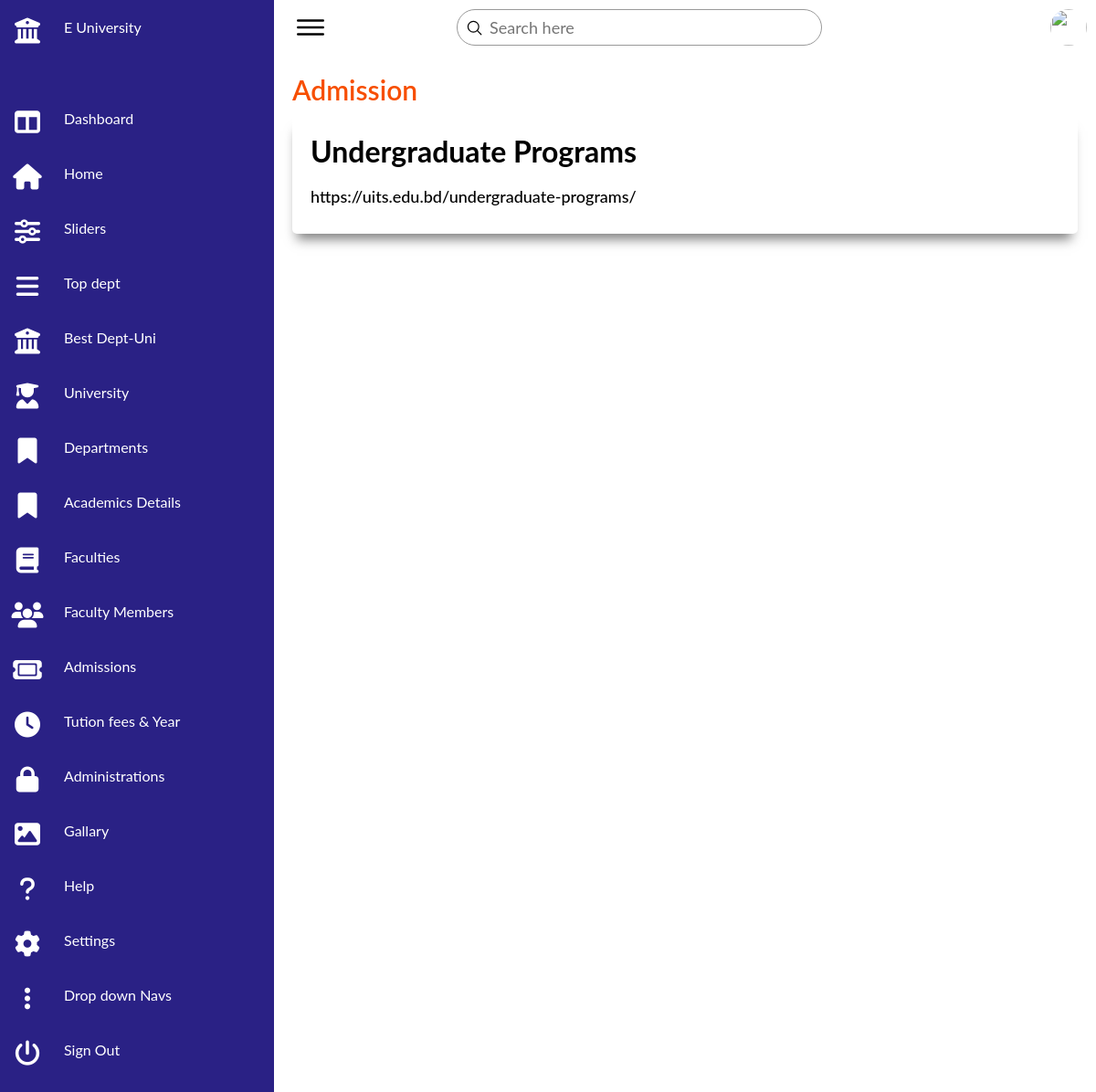
/view-admission.php?id=1, run on the app's committed database.
### tables this page shows
CREATE TABLE `admission` (
  `id` int NOT NULL,
  `name` varchar(255) NOT NULL,
  `web` varchar(255) NOT NULL,
  `university_id` int NOT NULL
);

### view-admission.php (the view, shortened to what this page needs)
<!DOCTYPE html>
<html lang="en">
<head>
    <link rel="stylesheet" href="https://cdnjs.cloudflare.com/ajax/libs/font-awesome/6.2.1/css/all.min.css">
    <link rel="stylesheet" href="css/admin.css">
    <link rel="stylesheet" href="css/style.css">
</head>
<body>
    <div class="container">
        <?php include_once 'admin-nav.php'?>
        <div class="main">
            <div class="topbar">
                <div class="toggle">
                    <ion-icon name="menu-outline"></ion-icon>
                </div>
                <div class="search">
                    <label>
                        <input type="text" placeholder="Search here">
                        <ion-icon name="search-outline"></ion-icon>
                    </label>
                </div>
                <div class="user">
                    <img src="assets/imgs/customer01.jpg" alt="">
                </div>
            </div>
            <div class="table">
                <div class="text">
                    <h1>Admission </h1>
                </div>
                <?php
                include_once 'config.php';
                $id = $_GET['id'];
                $sql = "SELECT * FROM admission WHERe id = '$id'";
                $result = mysqli_query($conn,$sql);
                if(mysqli_num_rows($result)>0){
                    while($row = mysqli_fetch_assoc($result)){
                ?>
               <div class="view-category">
                <h1><?= $row['name']?></h1>
                <br>
                <p><?= $row['web']?></p>
                <?php } } ?>
            </div>
        </div>
    </div>
</body>
</html>

### css/admin.css (style rules this page uses)
* { font-family: "Ubuntu", sans-serif; margin: 0; padding: 0; box-sizing: border-box; }
:root { --blue: #2a2185; --white: #fff; --gray: #f5f5f5; --black1: #222; --black2: #999; }
body { overflow-x: hidden; }
.container { position: relative; width: 100%; display: flex; justify-content: space-between; align-items: center; height: 100%; }
.main { position: absolute; width: calc(100% - 300px); left: 300px; height: 100%; background: var(--white); transition: 0.5s; }
.topbar { width: 100%; height: 60px; display: flex; justify-content: space-between; align-items: center; padding: 0 10px; }
.toggle { position: relative; width: 60px; height: 60px; display: flex; justify-content: center; align-items: center; font-size: 2.5rem; cursor: pointer; }
.search { position: relative; width: 400px; margin: 0 10px; }
.search label { position: relative; width: 100%; }
.search label input { width: 100%; height: 40px; border-radius: 40px; padding: 5px 20px; padding-left: 35px; font-size: 18px; outline: none; border: 1px solid var(--black2); }
.search label ion-icon { position: absolute; top: 0; left: 10px; font-size: 1.2rem; }
.user { position: relative; width: 40px; height: 40px; border-radius: 50%; overflow: hidden; cursor: pointer; }
.user img { position: absolute; top: 0; left: 0; width: 100%; height: 100%; object-fit: cover; }
.table { padding: 20px; width: 100%; }
.table .text h1 { font-size: 30px; font-weight: 600; margin-bottom: 10px; color: rgb(247, 78, 0); }
.table .view-category { padding: 20px; width: 100%; background: white; border-radius: 5px; box-shadow: -1px 12px 12px -6px rgba(0,0,0,0.5); }
.table .view-category p { font-size: 18px; font-weight: 500; margin-bottom: 10px; color: rgb(0, 0, 0); }

### css/style.css (style rules this page uses)
* { margin: 0; padding: 0; box-sizing: border-box; text-decoration: none; list-style: none; scroll-behavior: smooth; font-family: 'Lato', sans-serif; }

### data on the page
admission: name "Undergraduate Programs", web "https://uits.edu.bd/undergraduate-programs/"
